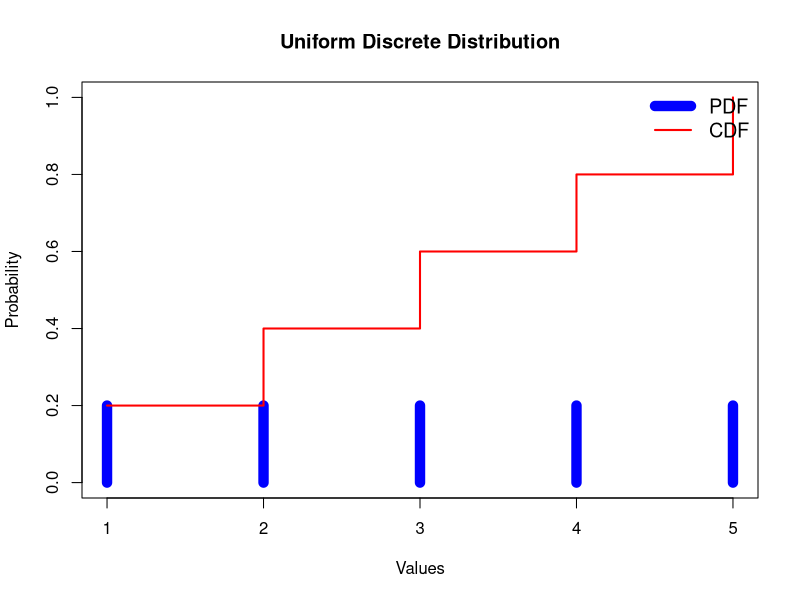
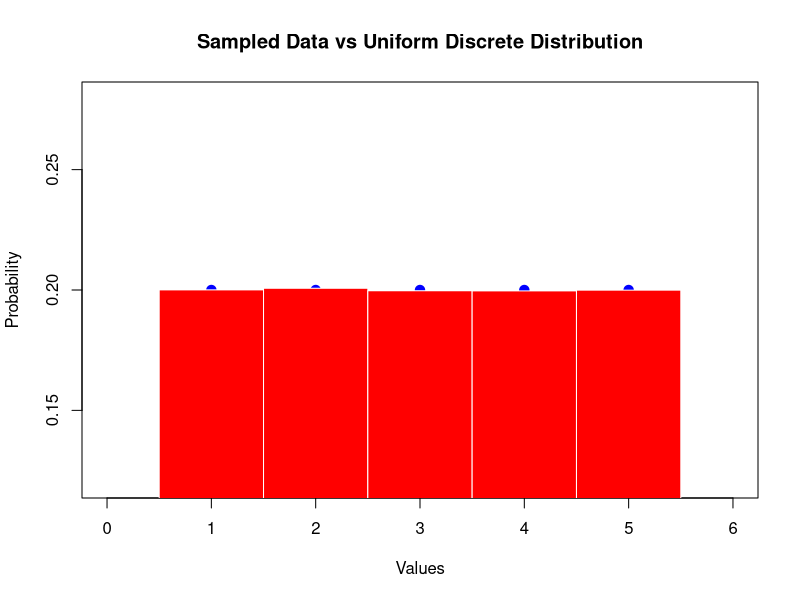
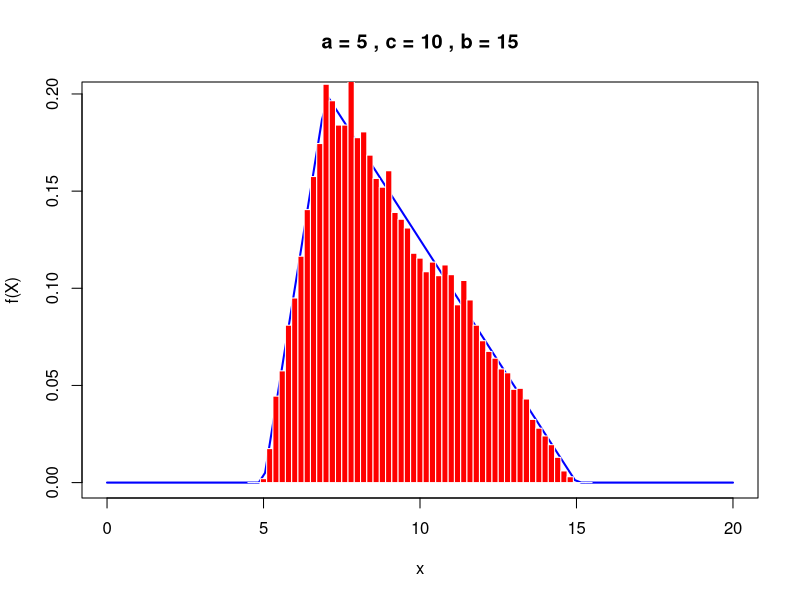

The R script that drew these images, in order:
# Exercise 1: Discrete Random Variable

x = 1:5
min_x = 1
max_x = 5

pdf = dunif(x ,  min = min_x , max = max_x)
pdf = pdf/sum(pdf)
cdf = punif(x, min = min_x-1 , max = max_x)


plot(x, pdf, type = "h", col = "blue", lwd = 10, ylim = c(0, max(pdf, cdf)),
     ylab = "Probability", xlab = "Values", main = "Uniform Discrete Distribution")
lines(x, cdf, type = "s", col = "red", lwd = 2)
legend("topright", c("PDF", "CDF"), lty = c(1, 1), col = c("blue", "red"),
       lwd = c(10, 2), bty = "n", cex = 1.2)

samples = sample(x, size = 1000000, replace = TRUE, prob = pdf)

mean = mean(samples)
variance = var(samples)

func = function(k){k * (6 - k)}

expected_value = mean(func(samples))


plot(x, pdf, type = "h", col = "blue", lwd = 10, xlim = c(min_x - 1, max_x + 1),
     ylab = "Probability", xlab = "Values", main = "Sampled Data vs Uniform Discrete Distribution")
hist(samples, breaks = seq(min_x - 0.5, max_x + 0.5, by = 1), col = "red", border = "white" , freq = FALSE ,add = TRUE)


#Exercise 2: Continuous Random variable

a = 5
b = 15 
c = 7
f = function(x,a,b,c){ifelse(x<a|x>b, 0, ifelse(x<c, 2*(x-a)/((b-a)*(c-a)) , 2 * (b-x)/((b-a)*(b-c))))}


curve(f(x,a,b,c) , from = 0 , to = 20 , n = 100 , ylab = 'f(X)' , main = 'a = 5 , c = 10 , b = 15' ,col = "blue" , lwd = 2 )

X = function(u, a , b , c){ifelse(u < (c - a)/(b - a) , sqrt(u * (b - a) * (c - a)) + a , -sqrt((b - a) * (b -c) * (1 - u)) + b)}

u = runif(10000)
Xs = X(u , a,b,c)
hist(Xs, breaks = seq(a - 0.5, b + 0.5, by = 0.2), col = "red", border = "white" , freq = FALSE ,add = TRUE)

# Exercise 3: 
